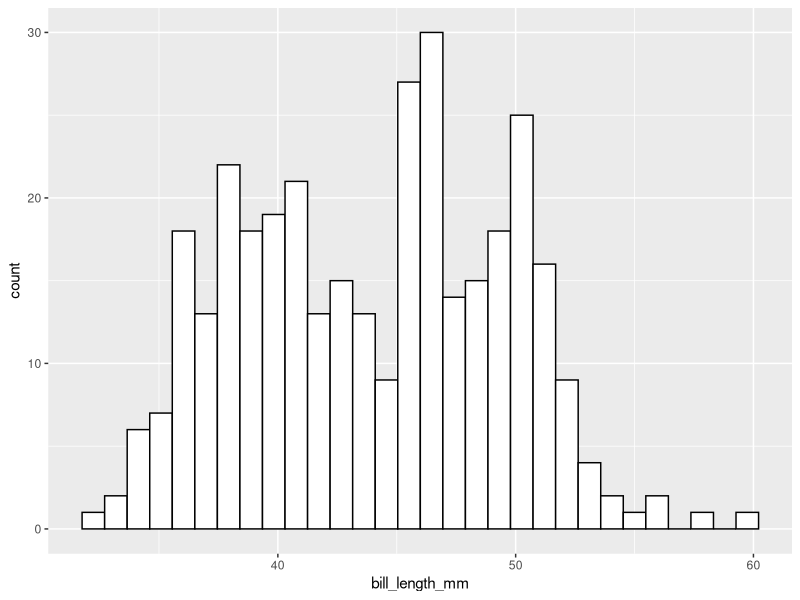

This chart was generated by the following R code:
## ---- chunk 1
#| warning: false
library(palmerpenguins)
library(tidyverse)
ggplot(data = penguins, aes(x = bill_length_mm)) + geom_histogram(color = "black", fill = "white")
